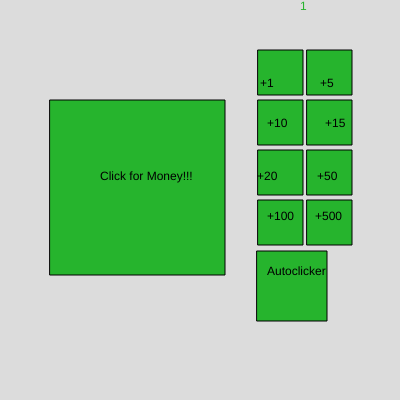
Frame 1 (no input)
Frame 60 (no input): identical to frame 1, image omitted
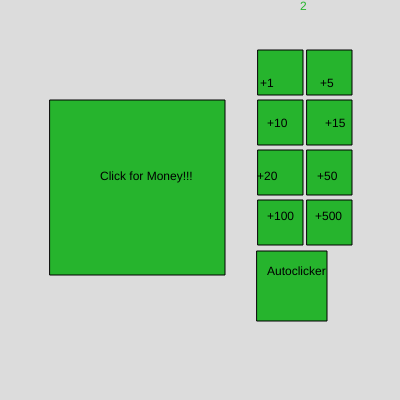
Frame 120 (the mouse pressed at the canvas centre since frame 60)

The p5.js sketch that drew these frames (run headless with seeded random() and noise() and a simulated clock; from frame 60 on, the mouse is pressed at the canvas centre):

// p5.js sketch
// ── sketch.js
var money = 1;
var upgrade = 0;
var upgrade1 = 0;
var upgrade2 = 0;
var upgrade3 = 0;
var upgrade4 = 0;
var upgrade5 = 0;
var upgrade6 = 0;
var upgrade7 = 0;
var autoclicker = 0
function setup() {
  createCanvas(400, 400);
}

function draw() {
  background(220);
  money = money + autoclicker
  
  fill("#26B42D");
  rect(50, 100, 175);
  text(money, 300, 10);
  rect(258, 50, 45);
  rect(307, 50, 45);
  rect(258, 100, 45);
  rect(307, 100, 45);
  rect(258, 150, 45);
  rect(307, 150, 45);
  rect(258, 200, 45);
  rect(307, 200, 45);
  rect (257,251,70);
  fill("#000000");
  text("+1", 260, 87);
  text("+5", 320, 87);
  text("+10", 267, 127);
  text("+15", 325, 127);
  text("+20", 257, 180);
  text("+50", 317, 180);
  text("+100", 267, 220);
  text("+500", 315, 220);
  text("Click for Money!!!", 100, 180);
  text('Autoclicker', 267,275)
}

function mousePressed() {
  if (mouseX > 50 && mouseX < 50 + 175 && mouseY > 100 && mouseY < 100 + 175) {
    money =
      money +
      1 +
      upgrade +
      upgrade1 +
      upgrade2 +
      upgrade3 +
      upgrade4 +
      upgrade5 +
      upgrade6 +
      upgrade7;
  }

  if (
    mouseX > 258 &&
    mouseX < 258 + 45 &&
    mouseY > 50 &&
    mouseY < 50 + 45 &&
    money > 1
  ) {
    money = money - 1;
    upgrade = upgrade + 1;
  }

  if (
    mouseX > 307 &&
    mouseX < 307 + 45 &&
    mouseY > 50 &&
    mouseY < 50 + 45 &&
    money > 5
  ) {
    money = money - 5;
    upgrade1 = upgrade1 + 5;
  }

  if (
    mouseX > 258 &&
    mouseX < 258 + 45 &&
    mouseY > 100 &&
    mouseY < 100 + 45 &&
    money > 10
  ) {
    money = money - 10;
    upgrade2 = upgrade2 + 10;
  }

  if (
    mouseX > 307 &&
    mouseX < 307 + 45 &&
    mouseY > 100 &&
    mouseY < 100 + 45 &&
    money > 15
  ) {
    money = money - 15;
    upgrade3 = upgrade3 + 15;
  }
  if (
    mouseX > 258 &&
    mouseX < 258 + 45 &&
    mouseY > 150 &&
    mouseY < 150 + 45 &&
    money > 20
  ) {
    money = money - 20;
    upgrade4 = upgrade4 + 20;
  }

  if (
    mouseX > 307 &&
    mouseX < 307 + 45 &&
    mouseY > 150 &&
    mouseY < 150 + 45 &&
    money > 50
  ) {
    money = money - 50;
    upgrade5 = upgrade5 + 50;
  }

  if (
    mouseX > 258 &&
    mouseX < 258 + 45 &&
    mouseY > 200 &&
    mouseY < 200 + 45 &&
    money > 100
  ) {
    money = money - 100;
    upgrade6 = upgrade6 + 100;
  }
  if (
    mouseX > 307 &&
    mouseX < 307 + 45 &&
    mouseY > 200 &&
    mouseY < 200 + 45 &&
    money > 500
  ) {
    money = money - 500;
    upgrade7 = upgrade7 + 500;
  }
  if (mouseX > 257 && mouseX < 257 + 70 && mouseY > 251 && mouseY < 251 + 70 && money > 1000 ) {
   money = money -1000
    autoclicker = autoclicker + 1
  }
  
  
}
